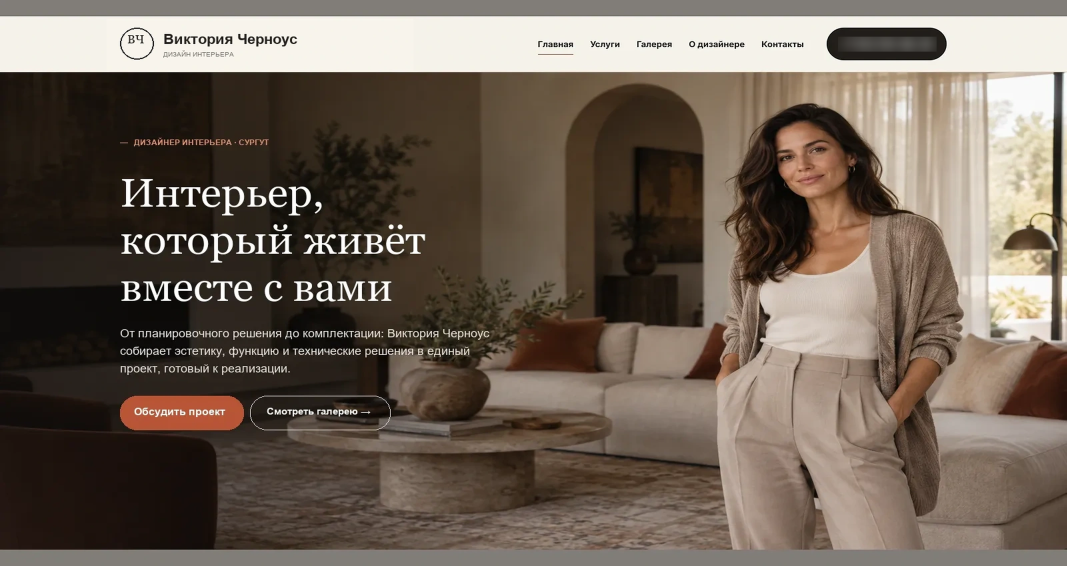
#> input picture cases/materials-blurred/belous/orbit-01.png, 3200 x 1696 px, found by its file name (shown at 1/3 size); its folder holds only this picture in this run
$ python verify-belous.py
#> lines starting #> are read from the running program, lines starting #| are printed output that depends on the picture
from pathlib import Path
from PIL import Image, ImageChops, ImageOps, ImageDraw

root = Path(__file__).resolve().parents[1]
sheet = Image.new('RGB', (1600, 1000), '#171b19')
draw = ImageDraw.Draw(sheet)
for n in range(1, 9):
    name = f'orbit-{n:02}'
    raw = Image.open(root / 'tools/.capture-raw/belous' / (name + '.png')).convert('RGB')
#> raw is the input picture: PIL image 3200x1696 RGB; mean R, G, B 110.3, 97.5, 86
    saved = Image.open(root / 'cases/materials/belous' / (name + '.webp')).convert('RGB')
    assert raw.size == saved.size
    assert ImageChops.difference(raw, saved).getbbox() is None, name + ': lossy conversion'
    thumb = ImageOps.contain(saved, (780, 225))
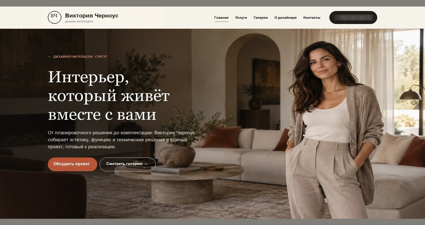
#> thumb: PIL image 425x225 RGB; mean R, G, B 110.3, 97.5, 86
    x, y = (n-1) % 2 * 800, (n-1) // 2 * 250
    sheet.paste(thumb, (x+(800-thumb.width)//2, y+20))
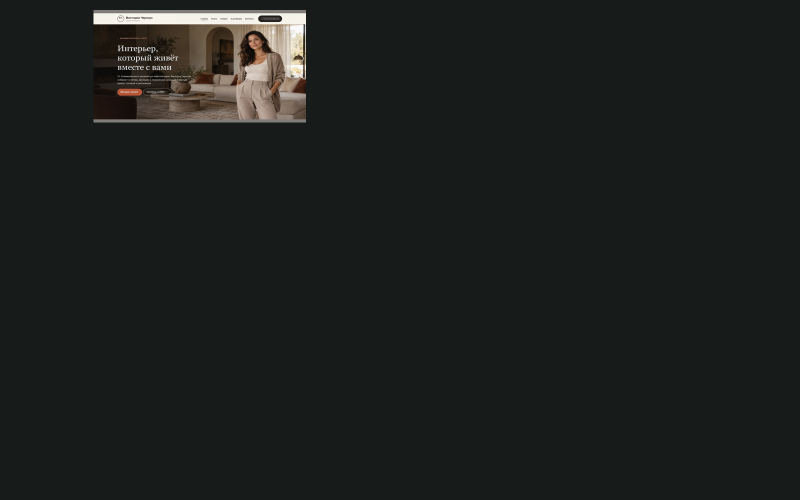
#> sheet: PIL image 1600x1000 RGB (shown at 1/2 size); mean R, G, B 28.2, 31.2, 28.6
    draw.text((x+10,y+3), name, fill='white')
    print(name, saved.size, 'exact pixels / lossless')
#| orbit-01 (3200, 1696) exact pixels / lossless
#> (the run stopped early here; a loop or call above may not have finished)
